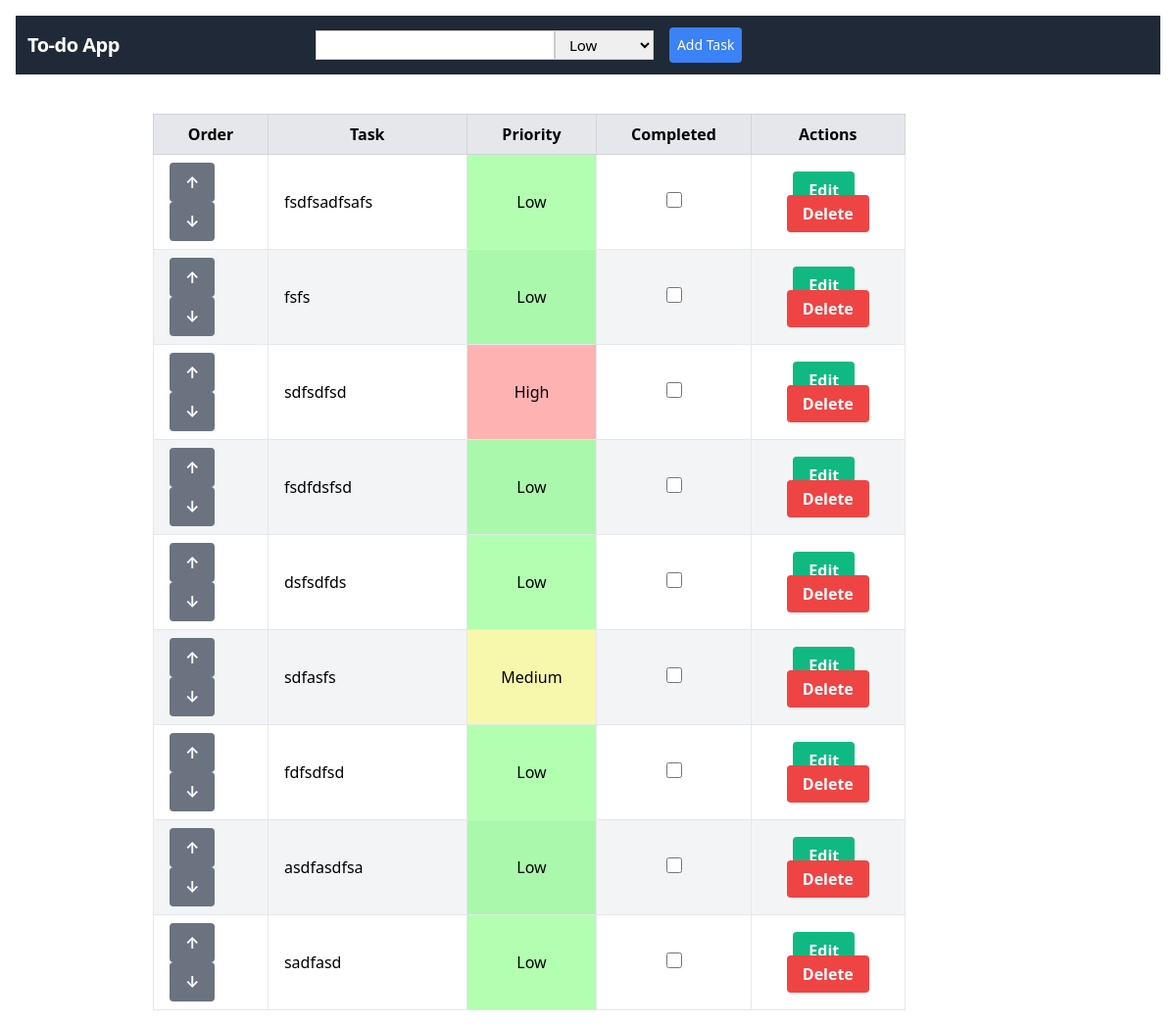
The app's page /, older data.
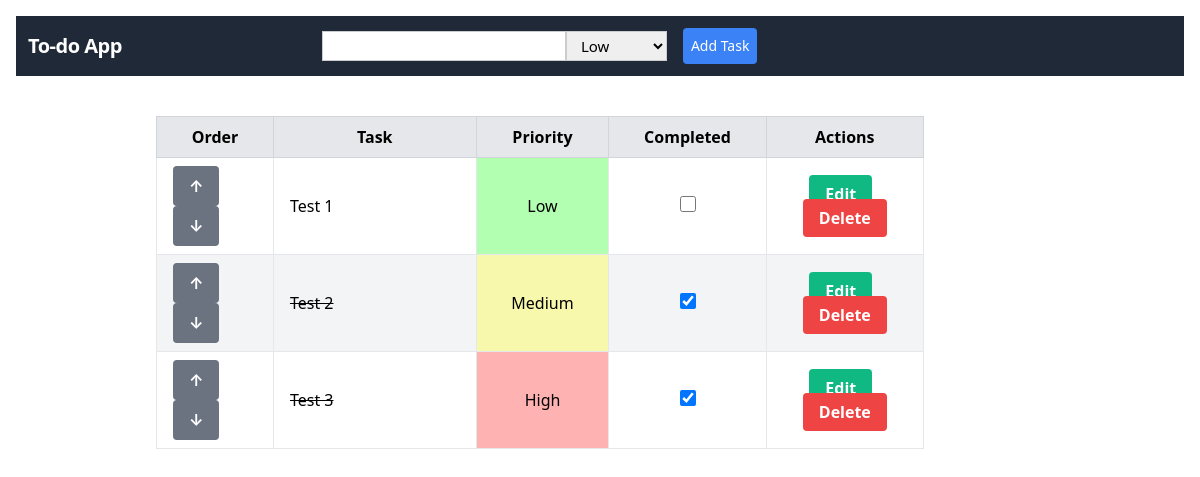
The same page, newer data.
### todos/models.py (models this page shows, shortened)
class Todo(models.Model):
    PRIORITY_CHOICES = [
        ('Low', 'Low'),
        ('Medium', 'Medium'),
        ('High', 'High'),
    ]
    task = models.CharField(max_length=100)
    completed = models.BooleanField(default=False)
    priority = models.CharField(max_length=6, choices=PRIORITY_CHOICES, default='Low')
    order = models.IntegerField(default=0)
    class Meta:
        ordering = ['order']

### todos/views.py (the view)
# urls.py: path('', index, name='index'),
def index(request):
    if request.method == 'POST':
        form = TodoForm(request.POST)
        if form.is_valid():
            todos = Todo.objects.all()
            max_order = todos.aggregate(Max('order'))['order__max'] or 0
            new_todo = form.save(commit=False)
            new_todo.order = max_order + 1
            new_todo.save()
            return redirect('todos:index')
    else:
        form = TodoForm()
    todos = Todo.objects.all()
    context = {'form': form, 'todos': todos}
    return render(request, 'todos/index.html', context)

### todos/forms.py
class TodoForm(forms.ModelForm):
    order = forms.IntegerField(widget=forms.HiddenInput(), required=False)
    class Meta:
        model = Todo
        fields = ['task', 'priority', 'order']

### todos/templates/todos/index.html (shortened to what this page needs)
<!DOCTYPE html>
<html>
<head>
  <link href="https://unpkg.com/tailwindcss@^2/dist/tailwind.min.css" rel="stylesheet">
  <nav class="flex items-center justify-between flex-wrap bg-gray-800 p-3">
    <div class="flex items-center flex-shrink-0 text-white mr-6">
      <span class="font-semibold text-xl tracking-tight pr-44">To-do App</span>
    </div>
    <div class="w-full block flex-grow lg:flex lg:items-center lg:w-auto">
      <div class="text-sm mr-4">
        <form action="{% url 'todos:index' %}" method="post" class="flex items-center w-full">
          {{ form.task }}
          {{ form.priority }}
          <input type="submit" value="Add Task" class="bg-blue-500 text-white p-2 rounded border-1 text-sm border-white  hover:text-white-700 hover:bg-blue-700 mt-4 lg:mt-0 ml-4">
        </form>
      </div>
    </div>
  </nav>
</head>
<body class="p-4">
  <div class="container mx-auto mt-10 mr-1">
    <table class="table-auto w-9/12 mt-4 border border-gray-400">
      <thead class="bg-gray-200">
        <tr>
          <th class="px-4 py-2 border border-gray-300 ">Order</th>
          <th class="px-4 py-2 border border-gray-300">Task</th>
          <th class="px-4 py-2 border border-gray-300">Priority</th>
          <th class="px-4 py-2 border border-gray-300">Completed</th>
          <th class="px-4 py-2 border border-gray-300">Actions</th>
        </tr>
      </thead>
      <tbody>
        {% for todo in todos %}
        <tr class="{% cycle 'bg-white' 'bg-gray-100' %}">
          <td class="border px-4 py-2 w-1/12 "><div class="flex flex-col w-min">
            <a href="{% url 'todos:change_todo_order' todo.id 'up' %}" class="bg-gray-500 hover:bg-green-700 text-white font-bold py-2 px-4 rounded">
              ↑
            </a>
            <a href="{% url 'todos:change_todo_order' todo.id 'down' %}" class="bg-gray-500 hover:bg-green-700 text-white font-bold py-2 px-4 rounded">
              ↓
            </a>
          </div></td>
          <td class="border px-4 py-2 w-2/12 {%if todo.completed %}text-decoration: line-through{% endif %}">{{ todo.task }}</td>
          <td class="border px-4 py-2 w-1/12 text-center priority-{{ todo.priority }}">{{ todo.priority }}</td>
          <td class="border px-4 py-2 w-1/12 text-center">
            <input type="checkbox" class="w-4 h-4 text-green-600 bg-gray-100 border-gray-300 rounded focus:ring-green-500 dark:focus:ring-green-600 dark:ring-offset-gray-800 focus:ring-2 dark:bg-gray-700 dark:border-gray-600" {% if todo.completed %}checked{% endif %}
              onclick="window.location='{% url 'todos:toggle_todo' todo.id %}'">
          </td>
          <td class="border px-4 pt-3 pb-3 py-2 w-1/12 text-center">
            <a href="{% url 'todos:update_todo' todo.id %}"
            class="bg-green-500 hover:bg-green-700 text-white font-bold py-2 px-4 rounded">
             Edit
            </a>
            <span class="px-1"></span>
            <a href="{% url 'todos:delete_todo' todo.id %}"
            class="bg-red-500 hover:bg-red-700 text-white font-bold py-2 px-4 rounded">
             Delete
            </a>
          </td>
        </tr>
        {% endfor %}
      </tbody>
    </table>
  </div>
</body>
</html>

Row changes from the older to the newer data that the page shows:
removed Todo: task "fsdfsadfsafs", priority "Low"
removed Todo: task "fsfs", priority "Low"
removed Todo: task "sdfsdfsd", priority "High"
removed Todo: task "fsdfdsfsd", priority "Low"
removed Todo: task "dsfsdfds", priority "Low"
removed Todo: task "sdfasfs", priority "Medium"
removed Todo: task "fdfsdfsd", priority "Low"
removed Todo: task "asdfasdfsa", priority "Low"
removed Todo: task "sadfasd", priority "Low"
added Todo: task "Test 1", priority "Low"
added Todo: task "Test 2", priority "Medium", completed "☑"
added Todo: task "Test 3", priority "High", completed "☑"
